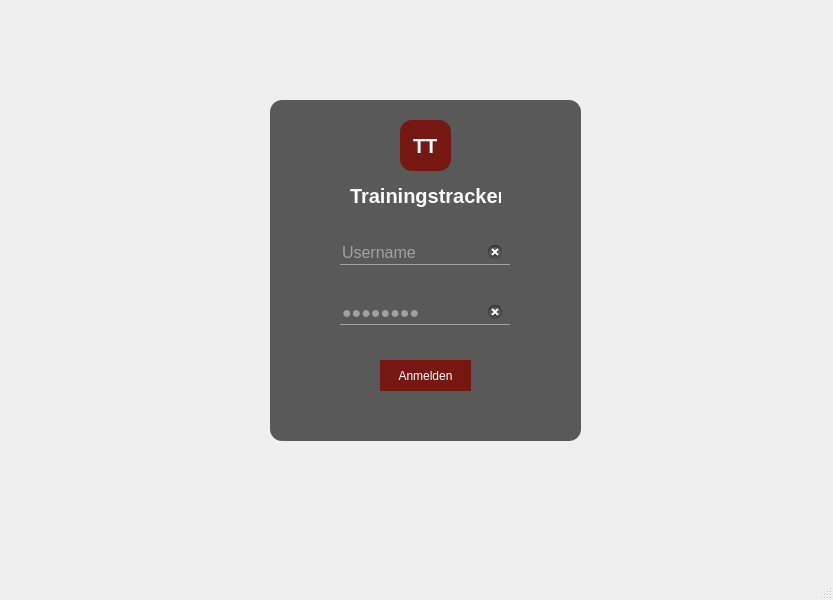
<?xml version="1.0" encoding="UTF-8"?>
<ui version="4.0">
 <class>MainWindow</class>
 <widget class="QMainWindow" name="MainWindow">
  <property name="geometry">
   <rect>
    <x>0</x>
    <y>0</y>
    <width>833</width>
    <height>600</height>
   </rect>
  </property>
  <property name="sizePolicy">
   <sizepolicy hsizetype="Expanding" vsizetype="Expanding">
    <horstretch>0</horstretch>
    <verstretch>0</verstretch>
   </sizepolicy>
  </property>
  <property name="windowTitle">
   <string>Anmeldung</string>
  </property>
  <property name="styleSheet">
   <string notr="true">*{
	font-family: &quot;Trebuchet MS&quot;;
	text-align: center;
}

#centralwidget{
	background-image: url(:/header-bild2.jpg);
}

#Logo {
	color: white;
	background-color: rgb(118, 24, 17);
	font-size: 15pt;
	font-weight: bold;
	padding: 8px;
}

#Titel
{
	color: white;
	font-size: 15pt;
	font-weight: bold;
	background: transparent;
}

QFrame
{ 
	border-radius: 12px;
	background-color: rgb(89,89,89);
}

#pushButton_Login
{
	color: white;
	background-color: #761811;
	border-radius: 18px;
}

#pushButton_Login:hover
{
	color: white;
	border-radius: 18px;
	background-color: rgb(212, 43, 31);
}

QLineEdit
{
	font-size: 12pt;
    font-weight: normal;
	background: transparent;
	border: none;
	color: rgb(161, 161, 161);
	border-bottom: 1px solid rgb(161, 161, 161);
}</string>
  </property>
  <widget class="QWidget" name="centralwidget">
   <widget class="QFrame" name="frame">
    <property name="geometry">
     <rect>
      <x>270</x>
      <y>100</y>
      <width>311</width>
      <height>341</height>
     </rect>
    </property>
    <property name="frameShape">
     <enum>QFrame::StyledPanel</enum>
    </property>
    <property name="frameShadow">
     <enum>QFrame::Raised</enum>
    </property>
    <widget class="QLabel" name="Logo">
     <property name="geometry">
      <rect>
       <x>130</x>
       <y>20</y>
       <width>51</width>
       <height>51</height>
      </rect>
     </property>
     <property name="text">
      <string>TT</string>
     </property>
    </widget>
    <widget class="QLineEdit" name="lineEdit_Username">
     <property name="geometry">
      <rect>
       <x>70</x>
       <y>140</y>
       <width>170</width>
       <height>25</height>
      </rect>
     </property>
     <property name="autoFillBackground">
      <bool>false</bool>
     </property>
     <property name="text">
      <string>Username</string>
     </property>
     <property name="readOnly">
      <bool>false</bool>
     </property>
     <property name="clearButtonEnabled">
      <bool>true</bool>
     </property>
    </widget>
    <widget class="QLineEdit" name="lineEdit_Password">
     <property name="geometry">
      <rect>
       <x>70</x>
       <y>200</y>
       <width>170</width>
       <height>25</height>
      </rect>
     </property>
     <property name="autoFillBackground">
      <bool>false</bool>
     </property>
     <property name="text">
      <string>Password</string>
     </property>
     <property name="echoMode">
      <enum>QLineEdit::Password</enum>
     </property>
     <property name="readOnly">
      <bool>false</bool>
     </property>
     <property name="clearButtonEnabled">
      <bool>true</bool>
     </property>
    </widget>
    <widget class="QPushButton" name="pushButton_Login">
     <property name="geometry">
      <rect>
       <x>110</x>
       <y>260</y>
       <width>91</width>
       <height>31</height>
      </rect>
     </property>
     <property name="text">
      <string>Anmelden</string>
     </property>
    </widget>
    <widget class="QLabel" name="Titel">
     <property name="geometry">
      <rect>
       <x>80</x>
       <y>80</y>
       <width>151</width>
       <height>31</height>
      </rect>
     </property>
     <property name="text">
      <string>Trainingstracker</string>
     </property>
    </widget>
   </widget>
  </widget>
  <widget class="QMenuBar" name="menubar">
   <property name="geometry">
    <rect>
     <x>0</x>
     <y>0</y>
     <width>833</width>
     <height>16</height>
    </rect>
   </property>
  </widget>
  <widget class="QStatusBar" name="statusbar"/>
 </widget>
 <resources/>
 <connections/>
</ui>
